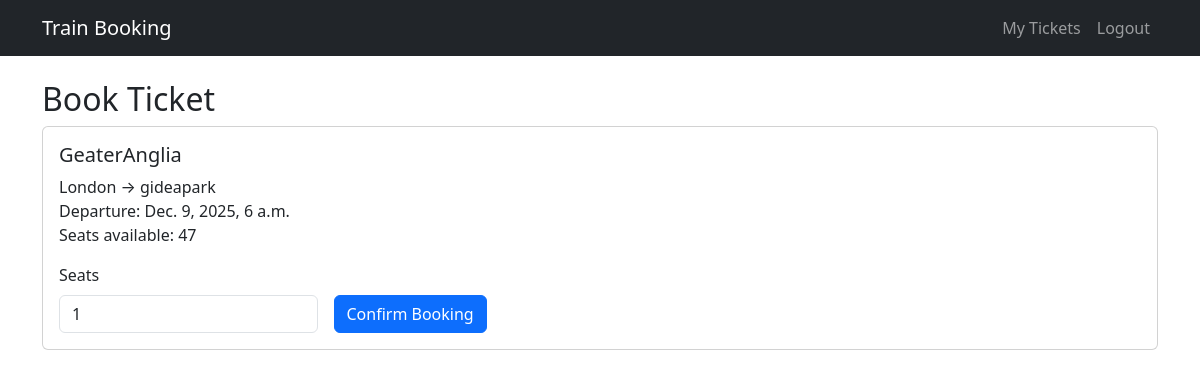
/book/1/ (signed in), run on an earlier commit of the app's database.
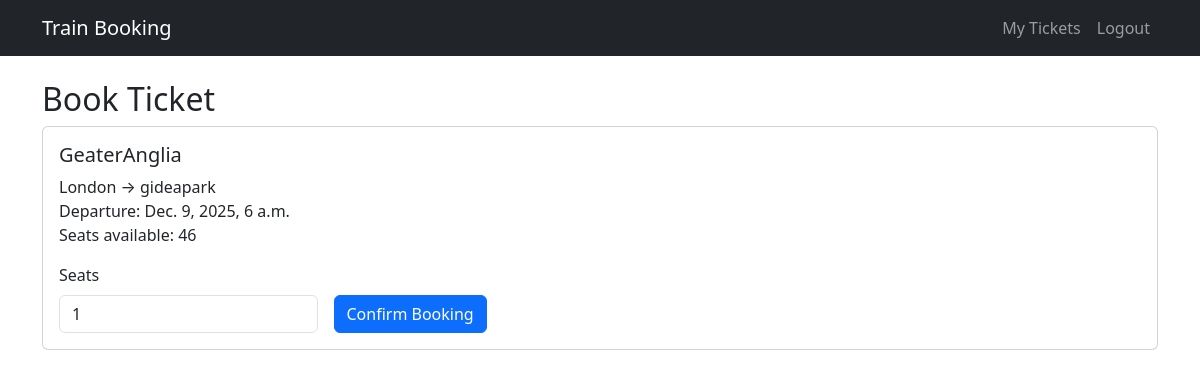
And on a later commit of the database.
### booking/models.py (models this page shows, shortened)
class Train(models.Model):
    name = models.CharField(max_length=100)
    source = models.CharField(max_length=100)
    destination = models.CharField(max_length=100)
    departure_time = models.DateTimeField()
    arrival_time = models.DateTimeField(null=True, blank=True)
    seats_total = models.PositiveIntegerField(default=100)
    seats_available = models.PositiveIntegerField(default=100)

### booking/views.py (the view, shortened to what this page needs)
# urls.py: path('book/<int:train_id>/', views.book_ticket, name='book_ticket'),
@login_required
def book_ticket(request, train_id):
    train = get_object_or_404(Train, id=train_id)
    return render(request, 'booking/book.html', {'train': train})

### templates/booking/book.html (shortened to what this page needs)
{% extends 'booking/base.html' %}
{% block content %}
<h2>Book Ticket</h2>
<div class="card">
  <div class="card-body">
    <h5 class="card-title">{{ train.name }}</h5>
    <p class="card-text">
      {{ train.source }} → {{ train.destination }}<br>
      Departure: {{ train.departure_time }}<br>
      Seats available: {{ train.seats_available }}
    </p>
    <form method="post" class="row g-3">
      <div class="col-md-3">
        <label class="form-label">Seats</label>
        <input class="form-control" type="number" name="seats" min="1" value="1" required>
      </div>
      <div class="col-md-3 align-self-end">
        <button class="btn btn-primary">Confirm Booking</button>
      </div>
    </form>
  </div>
</div>
{% endblock %}

What changed in the data, as far as the page shows it:
changed Train "GeaterAnglia": seats_available "47" → "46"
